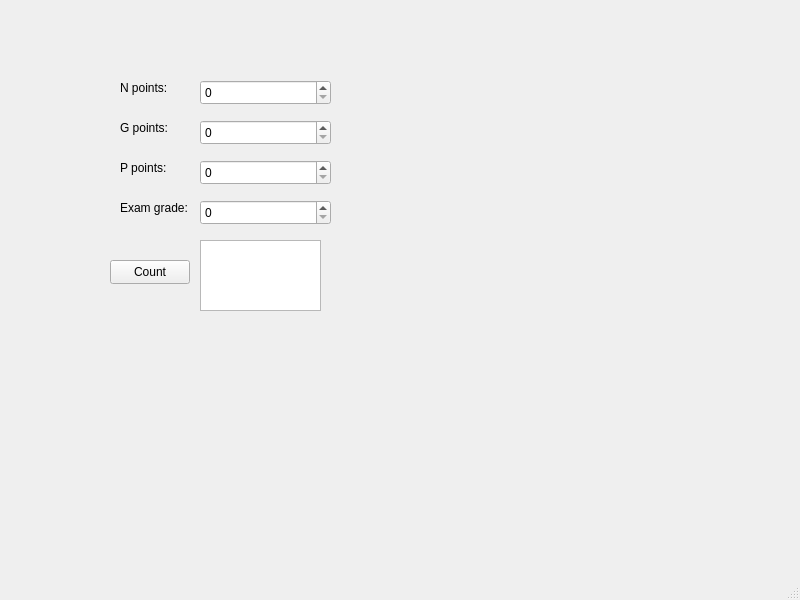
<?xml version="1.0" encoding="UTF-8"?>
<ui version="4.0">
 <class>MainWindow</class>
 <widget class="QMainWindow" name="MainWindow">
  <property name="geometry">
   <rect>
    <x>0</x>
    <y>0</y>
    <width>800</width>
    <height>600</height>
   </rect>
  </property>
  <property name="windowTitle">
   <string>MainWindow</string>
  </property>
  <widget class="QWidget" name="centralwidget">
   <widget class="QLabel" name="label">
    <property name="geometry">
     <rect>
      <x>120</x>
      <y>80</y>
      <width>58</width>
      <height>16</height>
     </rect>
    </property>
    <property name="text">
     <string>N points:</string>
    </property>
   </widget>
   <widget class="QSpinBox" name="spinBoxN">
    <property name="geometry">
     <rect>
      <x>200</x>
      <y>80</y>
      <width>131</width>
      <height>25</height>
     </rect>
    </property>
    <property name="maximum">
     <number>720</number>
    </property>
   </widget>
   <widget class="QSpinBox" name="spinBoxG">
    <property name="geometry">
     <rect>
      <x>200</x>
      <y>120</y>
      <width>131</width>
      <height>25</height>
     </rect>
    </property>
    <property name="maximum">
     <number>120</number>
    </property>
   </widget>
   <widget class="QSpinBox" name="spinBoxP">
    <property name="geometry">
     <rect>
      <x>200</x>
      <y>160</y>
      <width>131</width>
      <height>25</height>
     </rect>
    </property>
    <property name="maximum">
     <number>250</number>
    </property>
   </widget>
   <widget class="QLabel" name="label_2">
    <property name="geometry">
     <rect>
      <x>120</x>
      <y>120</y>
      <width>58</width>
      <height>16</height>
     </rect>
    </property>
    <property name="text">
     <string>G points:</string>
    </property>
   </widget>
   <widget class="QLabel" name="label_3">
    <property name="geometry">
     <rect>
      <x>120</x>
      <y>160</y>
      <width>58</width>
      <height>16</height>
     </rect>
    </property>
    <property name="text">
     <string>P points:</string>
    </property>
   </widget>
   <widget class="QPushButton" name="countPushButton">
    <property name="geometry">
     <rect>
      <x>110</x>
      <y>260</y>
      <width>80</width>
      <height>24</height>
     </rect>
    </property>
    <property name="text">
     <string>Count</string>
    </property>
   </widget>
   <widget class="QTextBrowser" name="textBrowser">
    <property name="geometry">
     <rect>
      <x>200</x>
      <y>240</y>
      <width>121</width>
      <height>71</height>
     </rect>
    </property>
   </widget>
   <widget class="QSpinBox" name="spinBoxE">
    <property name="geometry">
     <rect>
      <x>200</x>
      <y>200</y>
      <width>131</width>
      <height>25</height>
     </rect>
    </property>
    <property name="maximum">
     <number>5</number>
    </property>
   </widget>
   <widget class="QLabel" name="label_4">
    <property name="geometry">
     <rect>
      <x>120</x>
      <y>200</y>
      <width>81</width>
      <height>16</height>
     </rect>
    </property>
    <property name="text">
     <string>Exam grade:</string>
    </property>
   </widget>
  </widget>
  <widget class="QMenuBar" name="menubar">
   <property name="geometry">
    <rect>
     <x>0</x>
     <y>0</y>
     <width>800</width>
     <height>21</height>
    </rect>
   </property>
  </widget>
  <widget class="QStatusBar" name="statusbar"/>
 </widget>
 <resources/>
 <connections/>
</ui>
